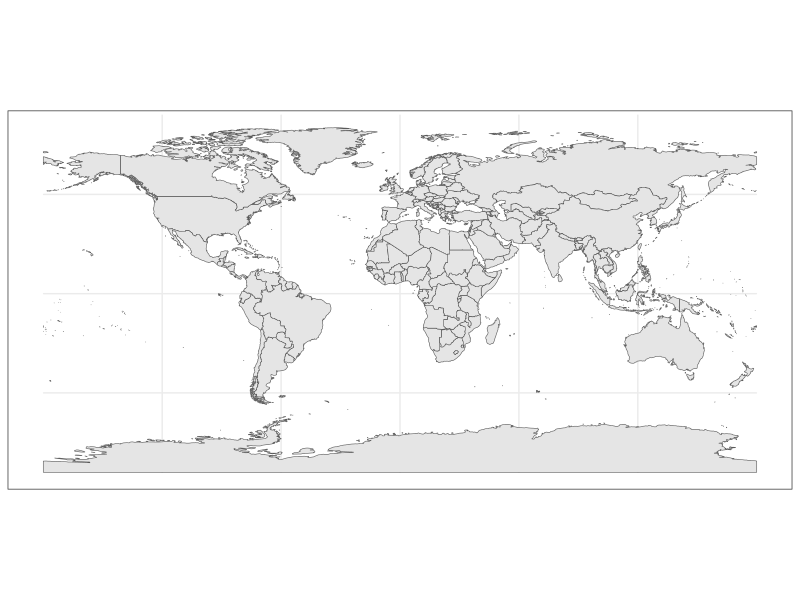

Here is the R script that generated this plot:

library(ggplot2)
library(sf)
library(rnaturalearth)

worldmap <- ne_countries(scale = 'medium', type = 'map_units', returnclass = 'sf')
head(worldmap[c('name', 'continent')])
head(worldmap[])
ggplot() + geom_sf(data = worldmap) + theme_bw()
